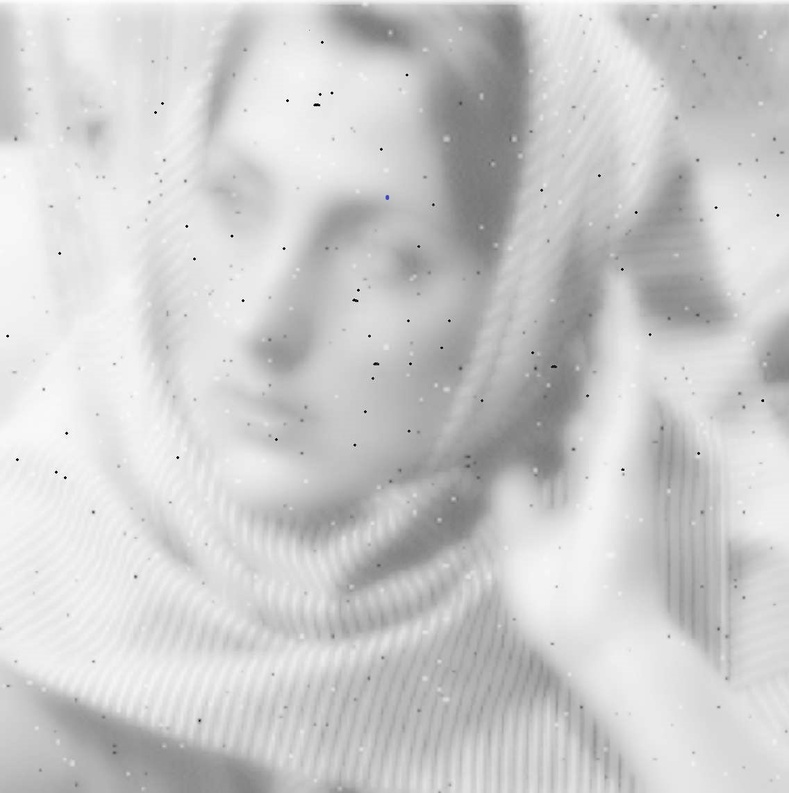
#> input picture CannyEdge/face.jpg, 789 x 793 px, shrunk from 1136 x 1142 before the run
$ jupyter execute --allow-errors CannyEdgeDetection.ipynb
#> lines starting #> are read from the running program, lines starting #| are printed output that depends on the picture; after the words box and inside, x2 and y2 are one past the last pixel; in counts of white or black regions, pixels touching at a corner belong together; long printed decimals are rounded
[cell 1]
import cv2 as cv
import numpy as np
import matplotlib.pyplot as plt
import scipy.ndimage as ndimage

[cell 2]
face = cv.imread("face.jpg", 0)
#> face: shape (793, 789); min 0, max 255, mean 203.9
tower = cv.imread("eiffel.jpg", 0)
foggy = cv.imread("lapland.jpg",0)
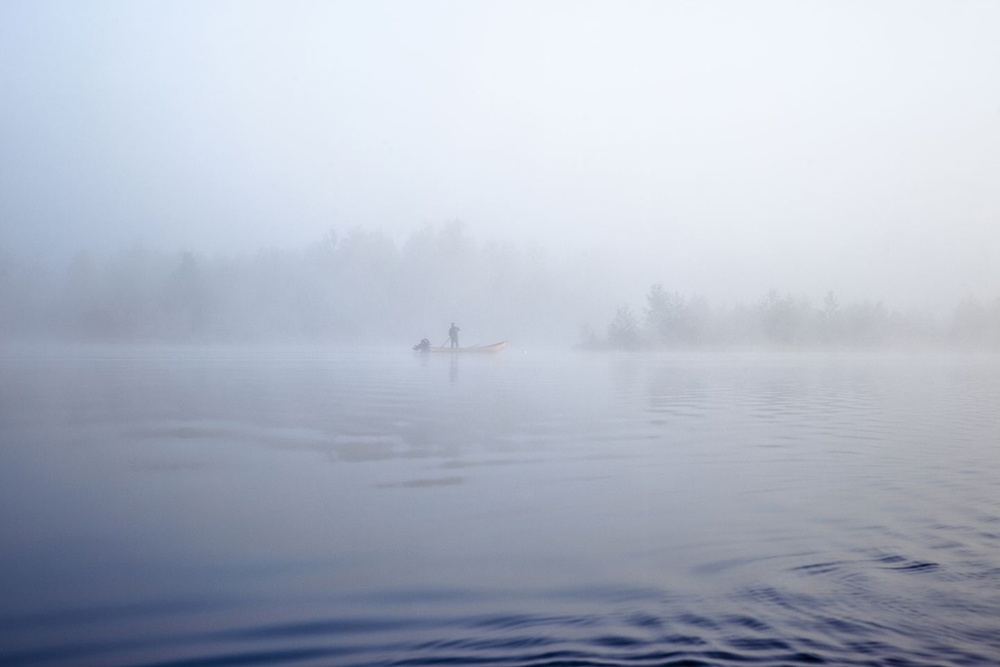
#> input picture CannyEdge/lapland.jpg, 1000 x 667 px, shrunk from 1440 x 960 before the run
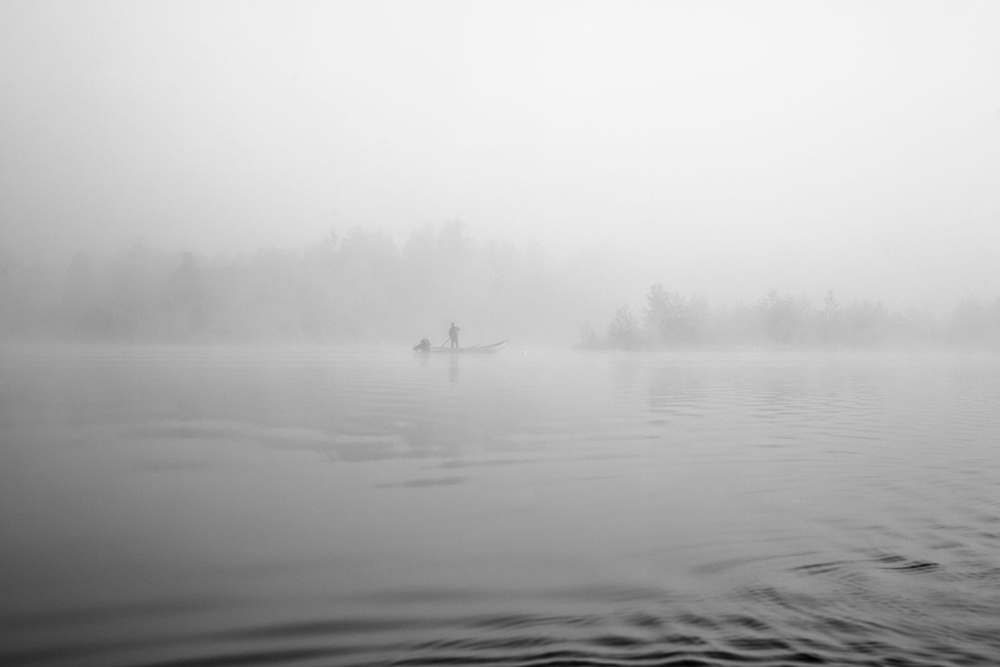
#> foggy: shape (667, 1000); min 2, max 246, mean 184.2

[cell 3]
def show_image(image, title="Title"):
    plt.imshow(image, cmap="gray")
    plt.title(title)
    plt.axis('off')

[cell 4]
def get_t(image): # Calculate the Canny thresholds based on the median
    median = np.median(image.flatten())
    minT = median * 0.67
    maxT = median * 1.33
    return minT, maxT

[cell 5]
fig = plt.figure(figsize=(15,15))
row = 1
col = 3
fig.add_subplot(row, col, 1)
show_image(face, "Face")
fig.add_subplot(row, col, 2)
#> (the rest of this cell did not finish here and is left out)

fig.add_subplot(row, col, 3)
show_image(foggy, "Foggy")

## 1. An edge with clear images and one without

The images I decided to go with were the Eiffel tower and an image of a foggy lake in Lapland.

#> (a cell that did not finish here is left out)

#> (a cell that did not finish here is left out)

This is the edge detected image when we apply the thresholds that are calculated automatically based on the median. Obviously a lot o the grass at the bottom of the image is detected however with some optimization of the threshold values this can be dropped.

The tower as a whole is detected well. The image is a bit too large to see the details well enough however, if you zoom in you can see more of the detailed edges that the canny has picked out.

[cell 8]
plt.figure(figsize=(10,10))
show_image(foggy, "Foggy")

This image, to the human eye, has pretty clear edges. It's easy to see the edge between the water and the forest on the left side, and the bushes on the right. The same goes for the edge from the top of the tress and bushes towards the fog.

[cell 9]
foggy_minT, foggy_maxT  = get_t(foggy)
#> foggy_minT = 128.6; foggy_maxT = 255.4
print("MinT: " + str(foggy_minT))
#| MinT: 128.640
print("MaxT: " + str(foggy_maxT))
#| MaxT: 255.36

[cell 10]
unclear = cv.Canny(foggy,foggy_minT,foggy_maxT)
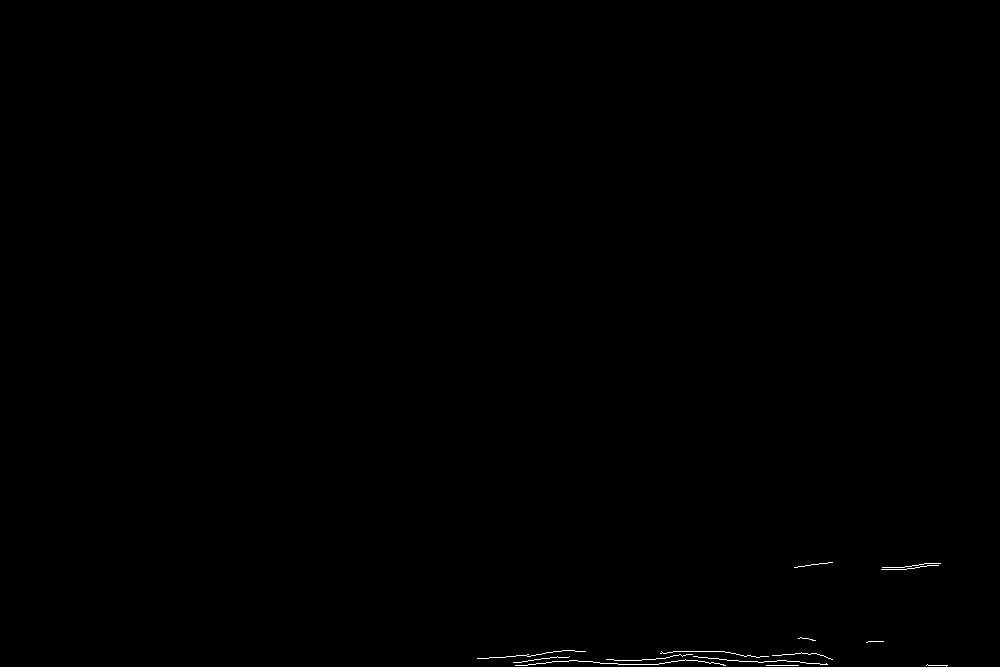
#> unclear: shape (667, 1000); 0.15% white in thin lines or dots, all inside (x1, y1, x2, y2) = (477, 562, 948, 667)
plt.figure(figsize=(10,10))
show_image(unclear, "Normal Thresholds")

For this image the automatically calculated threshold values based on the median do not work at all.

[cell 11]
unclear = cv.Canny(foggy,10,30)
#> unclear: shape (667, 1000); 4.9% white in thin lines or dots, all inside (x1, y1, x2, y2) = (0, 217, 1000, 667)
plt.figure(figsize=(10,10))
show_image(unclear, "10 MinT 30 MaxT")

With a MinT at around 10-20 and a MaxT around 30, this is the end result. As we can see, the edge detector has not really managed to discern the edge between the water and the trees and bushes well at all.

Neither dose it find the edge towards the fog on the top of the trees that well. It finds something however that it is easy to see that this is an image where it struggles to find the edges.

As seen in the picture below as well, going even lower on the threshold values simply introduces more edges in the water. There is some improvement to the edges on the trees, however it still isn't a complete edge.

[cell 12]
unclear = cv.Canny(foggy,10,20)
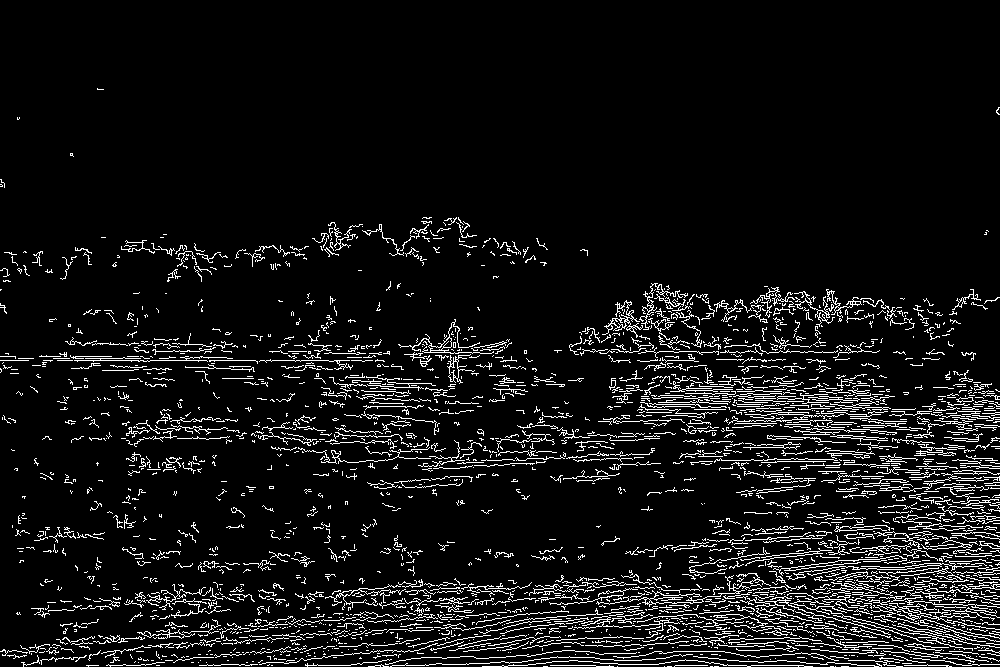
#> unclear: shape (667, 1000); 7.7% white in thin lines or dots, all inside (x1, y1, x2, y2) = (0, 88, 1000, 667)
plt.figure(figsize=(10,10))
show_image(unclear, "10 MinT, 20 MaxT")

## 2. Edge detection on face.jpg

[cell 13]
sobel = cv.imread("sobel.jpg", 0)
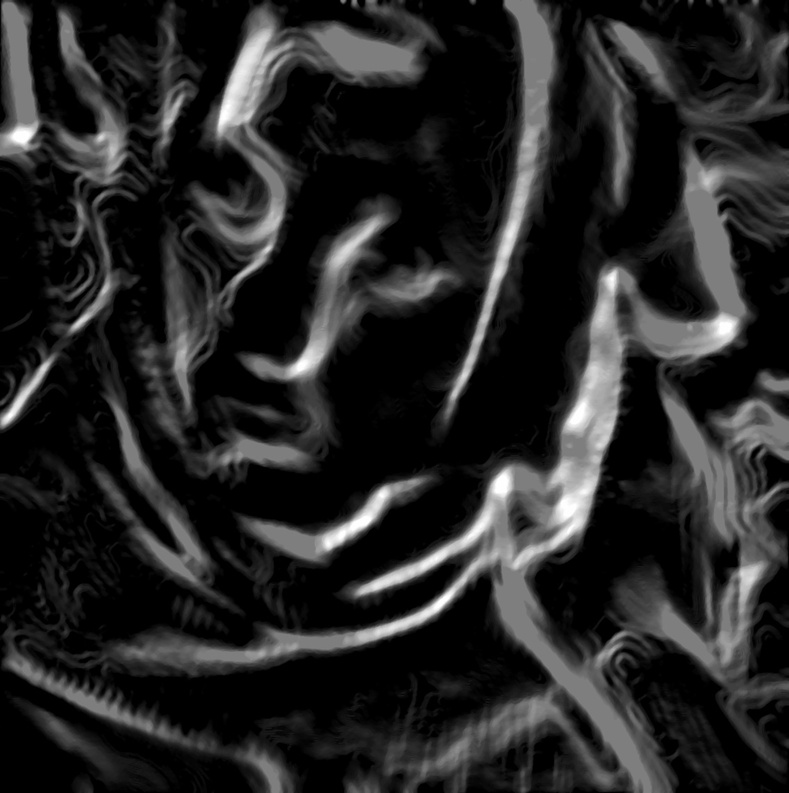
#> input picture CannyEdge/sobel.jpg, 789 x 793 px, shrunk from 1136 x 1142 before the run
#> sobel is the input picture: shape (793, 789); min 0, max 255, mean 37.9
show_image(sobel, "Sobel")

Same functions that I used in the sobel edge enhancement assignment.

[cell 14]
# Laplacian
def laplacian_filter(image):
    laplace_kernel = np.array([[0,-1,0],[-1,5,-1],[0,-1,0]])
    filtered = cv.filter2D(image, -1, laplace_kernel)
    plt.imshow(filtered, cmap='gray')
    plt.title("Laplacian")
    plt.axis('off')
    plt.show()
    return filtered

# Median
def median_filter(image, x=3):
#> called with x = 13
    filtered = cv.medianBlur(image, x)
    plt.imshow(filtered, cmap='gray')
    plt.title( "Median {x}x{x}".format(x=str(x)))
    plt.axis('off')
    plt.show()
    return filtered

# Gaussian
def gaussian_filter(image, sig=4):
    filtered = ndimage.gaussian_filter(image, sigma=sig)
    plt.imshow(filtered, cmap='gray')
    plt.title( "Gaussian sigma={x}".format(x=str(sig)))
    plt.axis('off')
    plt.show()
    return filtered

# High boost
def hp_filter(image, a=1.1):
    c = 9 * a - 1
    highboost_kernel = np.array([[-1,-1,-1],[-1,c, -1],[-1,-1,-1]])
    filtered = cv.filter2D(image, -1, highboost_kernel)
    plt.imshow(filtered, cmap='gray')
    plt.title( "Highpass x={x}".format(x=str(a)))
    plt.axis('off')
    plt.show()
    return filtered

# Adding together two images
def sum_image(image_1, image_2):
    image = image_1 + image_2
    #image = cv.add(image_1, image_2)
    plt.imshow(image, cmap='gray')
    plt.title( "Sum of two imagse")
    plt.axis('off')
    plt.show()
    return image

# Sobel filtering
def sobel_filter(image, k=3):
    sobel_h = cv.Sobel(image, -1, dx=1, dy=0, ksize=k)
    sobel_v = cv.Sobel(image, -1, dx=0, dy=1, ksize=k)
    final = cv.addWeighted(sobel_h, 0.5, sobel_v, 0.5, -1)
    plt.imshow(final, cmap='gray')
    plt.title("Sobel")
    plt.axis('off')
    plt.show()
    return final

def hist_equalize(image):
    #image = cv.cvtColor(image, cv.COLOR_BGR2GRAY)
    filtered = cv.equalizeHist(image)
    plt.imshow(filtered, cmap='gray')
    plt.title("Histogram equalized")
    plt.axis('off')
    plt.show()
    filtered = cv.cvtColor(filtered, cv.COLOR_GRAY2BGR)
#> filtered: shape (793, 789, 3)
    return filtered

def canny_detect(image, minT=50, maxT=150):
    filtered = cv.Canny(image, minT, maxT)
    plt.imshow(filtered, cmap='gray')
    plt.title("Canny edge detection")
    plt.axis('off')
    plt.show()
    return filtered

I'll start by simply doing what I did to get my sobel result, which was:
median -> laplacian -> histogram equalization -> highpass filter -> gaussian filter
At this point I obviously change the order up since I need to do a canny edge detection instead of a Sobel.

[cell 15]
median = median_filter(face, x=13)
laplacian = laplacian_filter(median)
hi = hist_equalize(laplacian)
hp = hp_filter(hi)
gauss2 = gaussian_filter(hp, sig=6)
#> in gaussian_filter, `filtered = ndimage.gaussian_filter(image, sigma=sig)`:
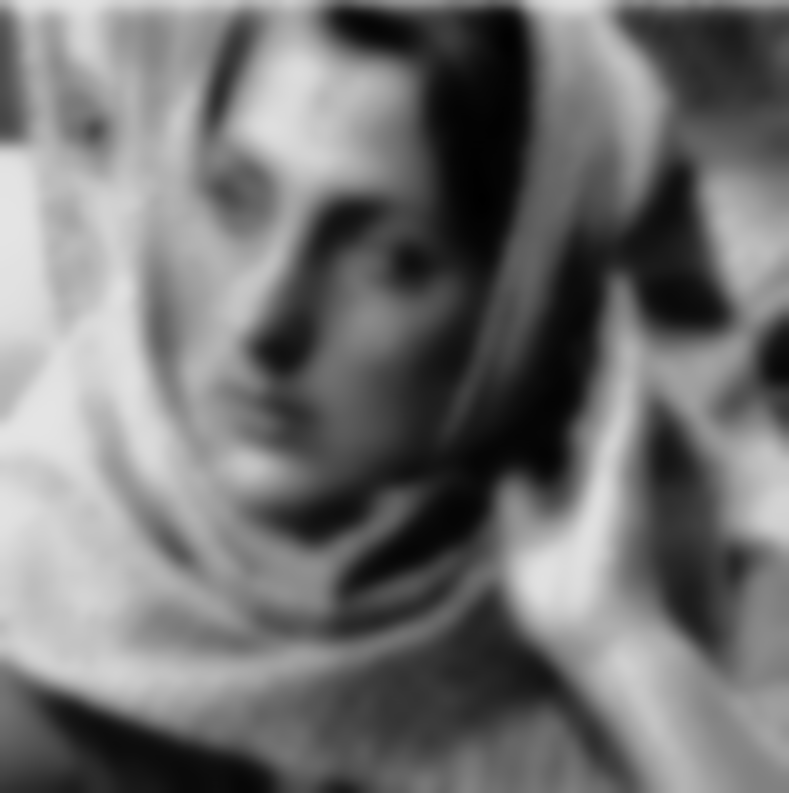
#> filtered: shape (793, 789, 3); min 0, max 228, mean 114
f_minT, f_maxT = get_t(gauss2)
#> f_minT = 76.38; f_maxT = 151.6
canny = canny_detect(gauss2, 14, 17)
#> in canny_detect, `filtered = cv.Canny(image, minT, maxT)`: filtered: shape (793, 789); 5.7% white in thin lines or dots
smooth = gaussian_filter(canny, sig=5)
#> call 2 of gaussian_filter, with sig = 5
#> in gaussian_filter (call 2), `filtered = ndimage.gaussian_filter(image, sigma=sig)`:
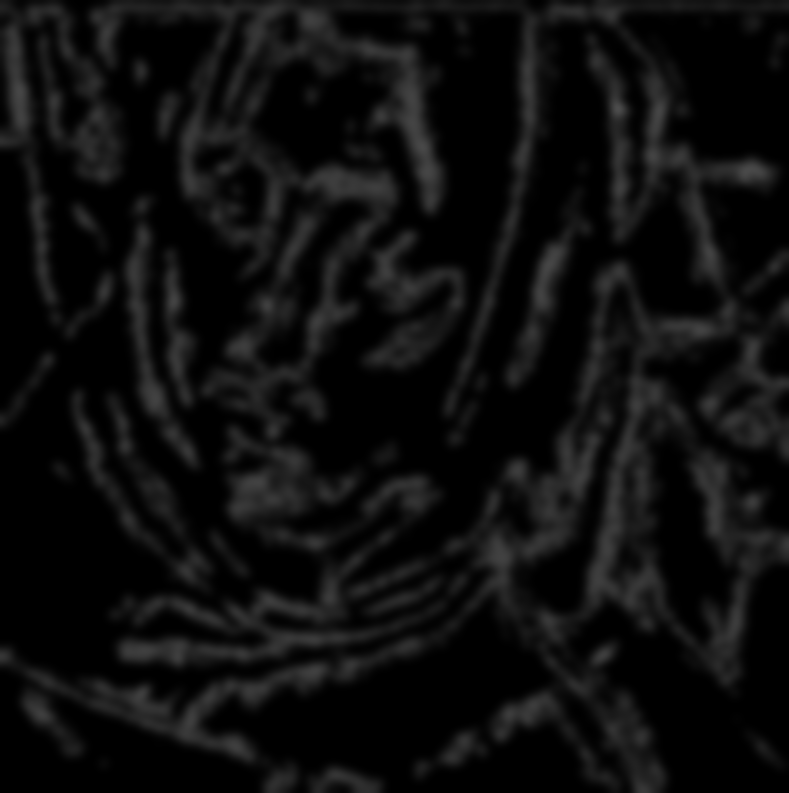
#> filtered: shape (793, 789); min 0, max 76, mean 14

The same order worked out pretty well for Sobel and Canny edge detection. In this specific instance however the unsmoothed Canny was a lot worse compared to the unsmoothed Sobel edge detection.

To make the edges clearer I simply applied a gaussian filter which created a decent end result.

[cell 16]
fig = plt.figure(figsize=(10,10))
fig.add_subplot(1,2,1)
plt.title("Canny edge detection")
plt.axis('off')
plt.imshow(smooth, cmap='gray')


fig.add_subplot(1,2,2)
plt.title("Sobel edge detection")
plt.axis('off')
plt.imshow(sobel, cmap='gray')

plt.show()
